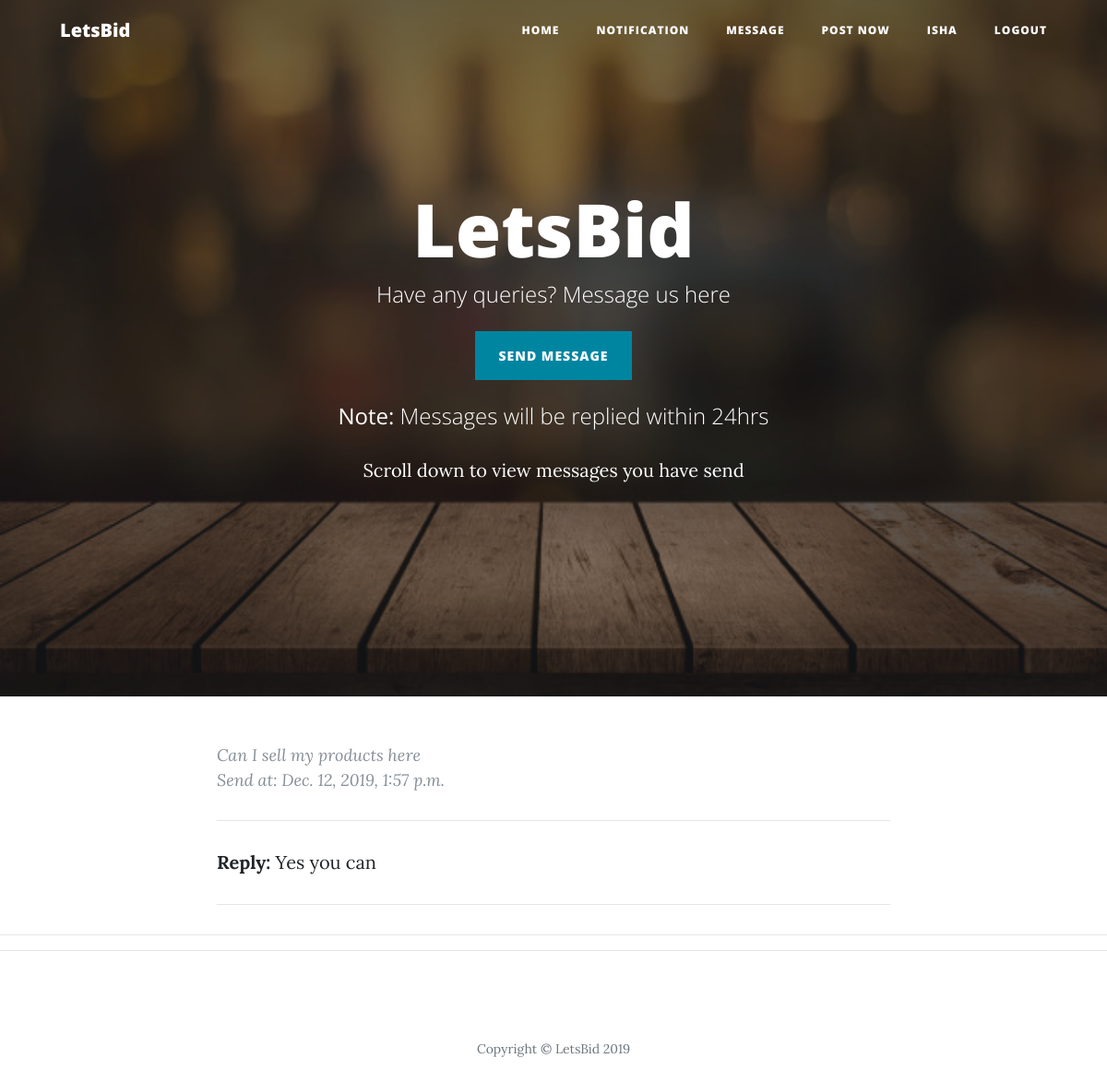
The app's page /users/message/ (signed in) with its own data.
### users/models.py (models this page shows, shortened)
class Usermessage(models.Model):
    message_creator = models.ForeignKey(User, on_delete=models.CASCADE)
    user_message = models.TextField()
    admin_reply = models.TextField(blank=True)
    send_date = models.DateTimeField(default=timezone.now)

### users/views.py (the view)
# urls.py: path('message/', views.usermessage, name='message'),
@login_required
def usermessage(request):
    user = request.user
    user_messages = Usermessage.objects.filter(message_creator=request.user).order_by('-send_date')
    template = 'users/messages.html'
    return render(request, template, {'user_messages':user_messages,'user': user})

### templates/users/messages.html (shortened to what this page needs)
{% load static %}
<!DOCTYPE html>
<html lang="en">
<head>
  <link href="{% static 'entries/vendor/bootstrap/css/bootstrap.min.css' %}" rel="stylesheet">
  <link href="{% static 'entries/vendor/fontawesome-free/css/all.min.css' %}" rel="stylesheet" type="text/css">
  <link href="{% static 'entries/css/clean-blog.min.css' %}" rel="stylesheet">
</head>
<body>
  <nav class="navbar navbar-expand-lg navbar-light fixed-top" id="mainNav">
    <div class="container">
      <a class="navbar-brand" href="{% url 'letsbid-home' %}">LetsBid</a>
      <div class="collapse navbar-collapse" id="navbarResponsive">
        <ul class="navbar-nav ml-auto">
          <li class="nav-item">
            <a class="nav-link" href="{% url 'letsbid-home' %}">Home</a>
          </li>
          <li class="nav-item">
            <a class="nav-link" href="{% url 'notification' %}">Notification</a>
          </li>
          <li class="nav-item">
            <a class="nav-link" href="{% url 'message' %}">Message</a>
          </li>
          <li class="nav-item">
            <a class="nav-link" href="{% url 'create_contract' %}">Post now</a>
          </li>
          <li class="nav-item">
            <a class="nav-link" href="{% url 'profile' %}">{{ user.username }}</a>
          </li>
          <li class="nav-item">
            <a class="nav-link" href="{% url 'logout' %}">Logout</a>
          </li>
        </ul>
      </div>
    </div>
  </nav>
  <header class="masthead" style="background-image: url({% static 'entries/img/home-bg.jpg' %})">
    <div class="container">
      <div class="row">
        <div class="col-lg-8 col-md-10 mx-auto">
          <div class="site-heading">
            <h1>LetsBid</h1>
            <span class="subheading">Have any queries? Message us here <br><br>
              <a class="btn btn-primary" href="{% url 'create_message' %}">Send message</a>
              <br><br> <strong>Note:</strong> Messages will be replied within 24hrs</span>
              <p>Scroll down to view messages you have send </p>
          </div>
        </div>
      </div>
    </div>
  </header>
  {% for usermessage in user_messages %}
  <div class="container">
    <div class="row">
      <div class="col-lg-8 col-md-10 mx-auto">
        <div class="post-preview">
            <p class="post-meta">
              {{ usermessage.user_message }}
              <br>
              Send at: {{ usermessage.send_date }}
            </p>
            <hr>
            <p>
            <strong>Reply: </strong><span>{{usermessage.admin_reply}}</span>
            </p>
            <hr>
        </div>
      </div>
    </div>
  </div>
  {% endfor %}
  <hr>
  <hr>
  <footer>
    <div class="container">
      <div class="row">
        <div class="col-lg-8 col-md-10 mx-auto">
          <p class="copyright text-muted">Copyright &copy; LetsBid 2019</p>
        </div>
      </div>
    </div>
  </footer>
</body>
</html>

### records on screen
Usermessage: user_message "Can I sell my products here", send_date "Dec. 12, 2019, 1:57 p.m.", admin_reply "Yes you can"

### other values on screen
{{ user.username }} "ISHA"
